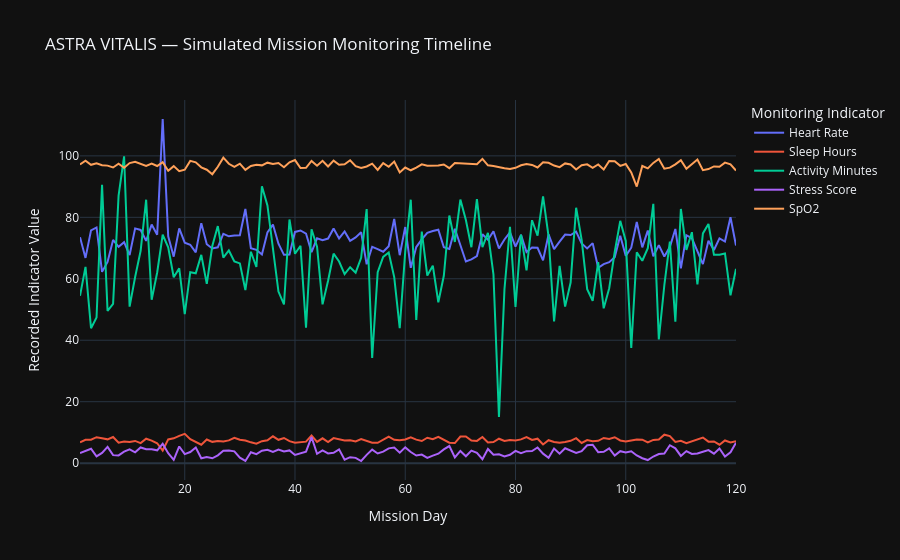

The cell this chart's notebook holds for it:
### Code cell
# ============================================================
# 13. MISSION MONITORING TIMELINE
# ============================================================

fig = px.line(
    monitoring,
    x="Mission Day",
    y=["Heart Rate", "Sleep Hours", "Activity Minutes",
       "Stress Score", "SpO2"],
    title="ASTRA VITALIS — Simulated Mission Monitoring Timeline"
)

fig.update_layout(
    template="plotly_dark",
    xaxis_title="Mission Day",
    yaxis_title="Recorded Indicator Value",
    legend_title="Monitoring Indicator"
)

fig.show()
